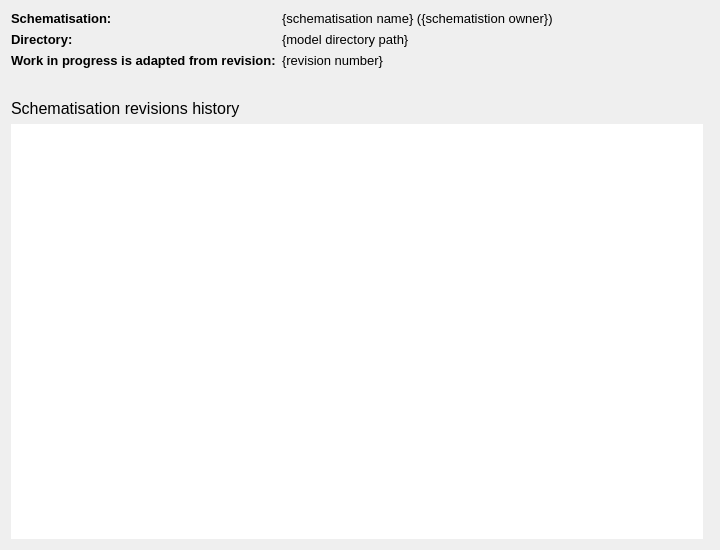
<?xml version="1.0" encoding="UTF-8"?>
<ui version="4.0">
 <class>Form</class>
 <widget class="QWidget" name="Form">
  <property name="windowModality">
   <enum>Qt::NonModal</enum>
  </property>
  <property name="geometry">
   <rect>
    <x>0</x>
    <y>0</y>
    <width>720</width>
    <height>550</height>
   </rect>
  </property>
  <property name="sizePolicy">
   <sizepolicy hsizetype="Preferred" vsizetype="Minimum">
    <horstretch>0</horstretch>
    <verstretch>0</verstretch>
   </sizepolicy>
  </property>
  <property name="minimumSize">
   <size>
    <width>720</width>
    <height>400</height>
   </size>
  </property>
  <property name="font">
   <font>
    <family>Segoe UI</family>
   </font>
  </property>
  <property name="windowTitle">
   <string>Start</string>
  </property>
  <property name="autoFillBackground">
   <bool>true</bool>
  </property>
  <layout class="QGridLayout" name="gridLayout">
   <item row="3" column="0">
    <widget class="QTreeView" name="revisions_tv">
     <property name="minimumSize">
      <size>
       <width>0</width>
       <height>250</height>
      </size>
     </property>
     <property name="font">
      <font>
       <family>Segoe UI</family>
       <pointsize>10</pointsize>
      </font>
     </property>
     <property name="frameShape">
      <enum>QFrame::NoFrame</enum>
     </property>
     <property name="editTriggers">
      <set>QAbstractItemView::NoEditTriggers</set>
     </property>
     <property name="selectionMode">
      <enum>QAbstractItemView::NoSelection</enum>
     </property>
    </widget>
   </item>
   <item row="2" column="0">
    <widget class="QLabel" name="label">
     <property name="font">
      <font>
       <family>Segoe UI</family>
       <pointsize>12</pointsize>
      </font>
     </property>
     <property name="text">
      <string>Schematisation revisions history</string>
     </property>
    </widget>
   </item>
   <item row="0" column="0" colspan="2">
    <layout class="QVBoxLayout" name="svg_lout"/>
   </item>
   <item row="1" column="0">
    <layout class="QFormLayout" name="formLayout_2">
     <property name="bottomMargin">
      <number>25</number>
     </property>
     <item row="0" column="0">
      <widget class="QLabel" name="label_9">
       <property name="font">
        <font>
         <family>Segoe UI</family>
         <pointsize>10</pointsize>
         <weight>75</weight>
         <bold>true</bold>
        </font>
       </property>
       <property name="text">
        <string>Schematisation:</string>
       </property>
      </widget>
     </item>
     <item row="0" column="1">
      <widget class="QLabel" name="lbl_schematisation">
       <property name="font">
        <font>
         <family>Segoe UI</family>
         <pointsize>10</pointsize>
        </font>
       </property>
       <property name="text">
        <string>{schematisation name} ({schematistion owner})</string>
       </property>
      </widget>
     </item>
     <item row="1" column="0">
      <widget class="QLabel" name="label_17">
       <property name="font">
        <font>
         <family>Segoe UI</family>
         <pointsize>10</pointsize>
         <weight>75</weight>
         <bold>true</bold>
        </font>
       </property>
       <property name="text">
        <string>Directory:</string>
       </property>
      </widget>
     </item>
     <item row="1" column="1">
      <widget class="QLabel" name="lbl_model_dir">
       <property name="font">
        <font>
         <family>Segoe UI</family>
         <pointsize>10</pointsize>
        </font>
       </property>
       <property name="text">
        <string>{model directory path}</string>
       </property>
      </widget>
     </item>
     <item row="2" column="0">
      <widget class="QLabel" name="label_2">
       <property name="font">
        <font>
         <family>Segoe UI</family>
         <pointsize>10</pointsize>
         <weight>75</weight>
         <bold>true</bold>
        </font>
       </property>
       <property name="text">
        <string>Work in progress is adapted from revision:</string>
       </property>
      </widget>
     </item>
     <item row="2" column="1">
      <widget class="QLabel" name="lbl_revision_number">
       <property name="sizePolicy">
        <sizepolicy hsizetype="Preferred" vsizetype="Preferred">
         <horstretch>0</horstretch>
         <verstretch>0</verstretch>
        </sizepolicy>
       </property>
       <property name="font">
        <font>
         <family>Segoe UI</family>
         <pointsize>10</pointsize>
        </font>
       </property>
       <property name="text">
        <string>{revision number}</string>
       </property>
      </widget>
     </item>
    </layout>
   </item>
  </layout>
 </widget>
 <tabstops>
  <tabstop>revisions_tv</tabstop>
 </tabstops>
 <resources/>
 <connections/>
</ui>
